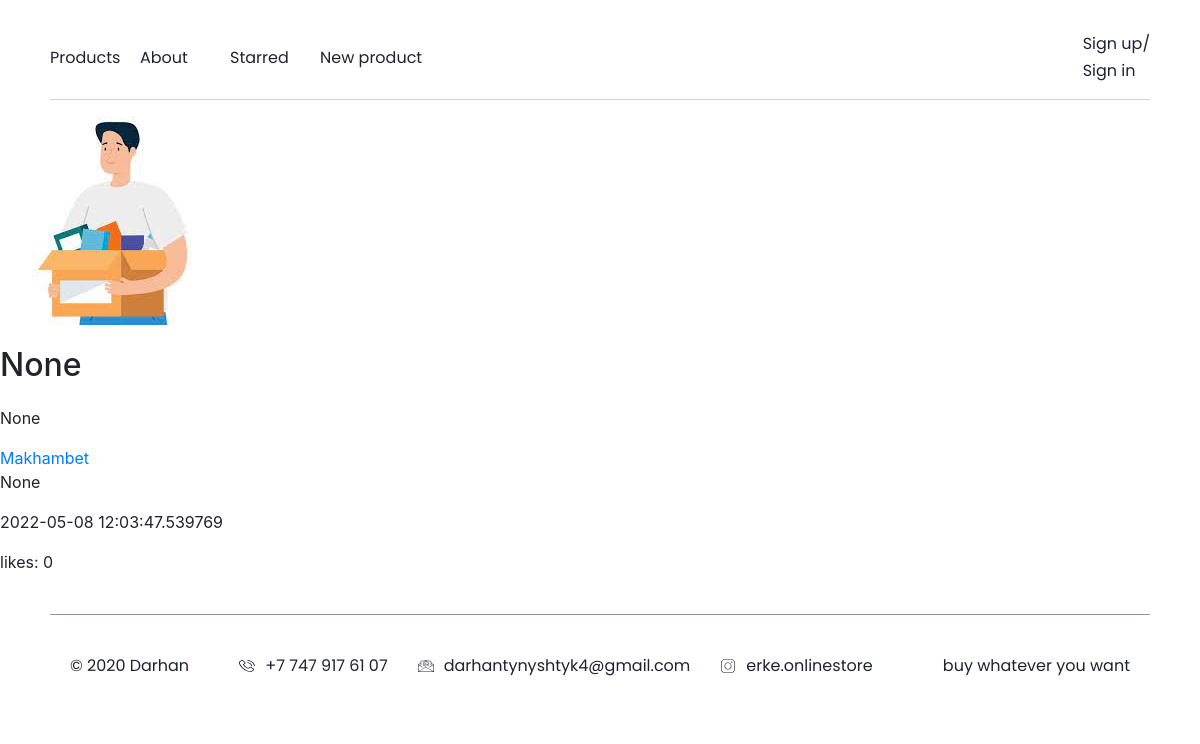
Page /product/6 on the committed database.
### data/products.py (models this page shows)
class Product(SqlAlchemyBase, UserMixin, SerializerMixin):
    __tablename__ = 'products'
    id = sqlalchemy.Column(sqlalchemy.Integer,
                           primary_key=True, autoincrement=True)
    name = sqlalchemy.Column(sqlalchemy.String, nullable=True)
    about = sqlalchemy.Column(sqlalchemy.String, nullable=True)
    user_id = sqlalchemy.Column(sqlalchemy.Integer, sqlalchemy.ForeignKey('users.id'))
    price = sqlalchemy.Column(sqlalchemy.Integer)
    avatar_name = sqlalchemy.Column(sqlalchemy.String, default=None)
    date = sqlalchemy.Column(sqlalchemy.DateTime, default=datetime.datetime.now)
    likes = sqlalchemy.Column(sqlalchemy.Integer, default=0)
    is_private = sqlalchemy.Column(sqlalchemy.Boolean, default=False)
    starred = sqlalchemy.Column(sqlalchemy.String, default='')
    user = orm.relation("User")
    categories = orm.relation("Category",
                              secondary="association",
                              backref="products")

### data/users.py (models this page shows, shortened)
class User(SqlAlchemyBase, UserMixin, SerializerMixin):
    __tablename__ = 'users'
    id = sqlalchemy.Column(sqlalchemy.Integer,
                           primary_key=True, autoincrement=True)
    name = sqlalchemy.Column(sqlalchemy.String, nullable=True)
    about = sqlalchemy.Column(sqlalchemy.String, nullable=True)
    email = sqlalchemy.Column(sqlalchemy.String,
                              index=True, unique=True, nullable=True)
    hashed_password = sqlalchemy.Column(sqlalchemy.String, nullable=True)
    avatar_name = sqlalchemy.Column(sqlalchemy.String, default=None)
    created_date = sqlalchemy.Column(sqlalchemy.DateTime,
                                     default=datetime.datetime.now)
    starred = sqlalchemy.Column(sqlalchemy.String, default='')
    products = orm.relation("Product", back_populates='user')

### main.py (the view)
@app.route('/product/<int:product_id>', methods=['POST', 'GET'])
def get_product(product_id):  # Вывод информации о продукте
    session = db_session.create_session()
    product = session.query(Product).get(product_id)
    return render_template('product.html', current_user=current_user, product=product)

### data/db_session.py (called while the page is built)
def create_session() -> Session:
    global __factory
    return __factory()

### templates/product.html (shortened to what this page needs)
{% extends "base.html" %}
{% block content %}
<img {% if product.avatar_name != None %} src="/static/images/products/{{ product.id }}/{{ product.avatar_name }}"
     {% else %}
     {% endif %}>
<h1>{{ product.name }}</h1>
<p>{{ product.about }}</p>
<a href="/user/{{ product.user.id }}">{{ product.user.name }}</a>
<p>{{ product.price }}</p>
<p>{{ product.date }}</p>
<p>likes: {{ product.likes }}</p>
{% endblock %}

### static/blocks/main-page/main-page.css (style rules this page uses)
html { -webkit-tap-highlight-color: rgba(0,0,0,0); -webkit-tap-highlight-color: transparent; -webkit-touch-callout: text; -webkit-user-select: text; -khtml-user-select: text; -moz-user-select: text; -ms-user-select: text; user-select: text; }
a { text-decoration: none; }

### static/blocks/base/base.css (style rules this page uses)
html { -webkit-tap-highlight-color: rgba(0, 0, 0, 0); -webkit-tap-highlight-color: transparent; -webkit-touch-callout: text; -webkit-user-select: text; -khtml-user-select: text; -moz-user-select: text; -ms-user-select: text; user-select: text; }
a { text-decoration: none; }

### rows in the picture
Product: name "None", about "None", price "None", date "2022-05-08 12:03:47.539769", likes "0"
User: user.name "Makhambet"
